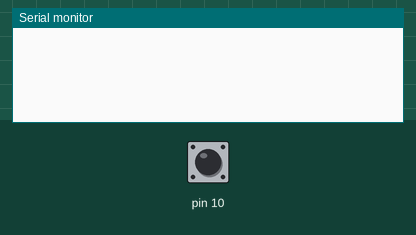
Simulated run of this sketch. Board: Arduino Uno, built with avr-gcc and run on an emulated ATmega328P. On the bench: the last lines printed to the serial monitor. Inputs (shaded band) come from the test bench; at power-on: pin 10 HIGH.

Above: at 1.2 s.
1.3 s: pin 10 pulled LOW for 0.15 s
At 2.5 s:
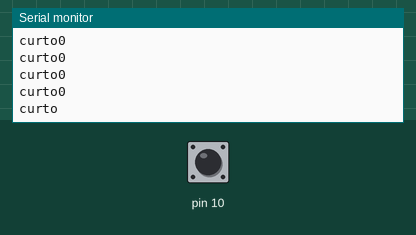
2.9 s: pin 10 driven LOW
At 4.0 s:
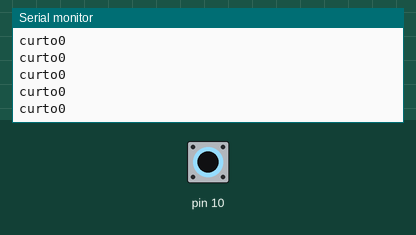

The sketch:

morse_inverso.ino
```cpp
void setup() {
  pinMode(10, INPUT_PULLUP);
  Serial.begin(9600);
}
unsigned long tempo=0, tempo_inicial = 0, temp;
int estado = 0;
void loop() {
  tempo = millis();
  if(digitalRead(10) == 0 && estado == 0){
     estado = 1;
     tempo_inicial = tempo;
  }

  if(digitalRead(10) == 0 && estado == 1){
    temp = (tempo - tempo_inicial);
    Serial.println(temp);
    if(temp <= 150){
      Serial.print("curto");
      estado = 2;
      tempo_inicial = tempo;
    } else {
      Serial.print("longo");
      estado = 3;
      tempo_inicial = tempo;
    }
  }

  if(estado == 2){
    if(digitalRead(10) == 0){
      estado = 4;
      tempo_inicial = tempo;
    }
  }

  if(estado == 3){
    if(digitalRead(10) == 0){
      estado = 5;
      tempo_inicial = tempo;
    }
  }

  if(digitalRead(10) == 0 && estado == 4){ //curto antes
    temp = (tempo - tempo_inicial);
    Serial.println(temp);
    if(temp <= 150){
      Serial.print("curto");
      estado = 2;
      tempo_inicial = tempo;
    } else {
      Serial.print("longo");
      estado = 3;
      tempo_inicial = tempo;
    }
  }

  if(digitalRead(10) == 0 && estado == 4){ //longo antes
    temp = (tempo - tempo_inicial);
    Serial.println(temp);
    if(temp <= 150){
      Serial.print("curto");
      estado = 2;
      tempo_inicial = tempo;
    } else {
      Serial.print("longo");
      estado = 3;
      tempo_inicial = tempo;
    }
  }

}
```

Measured:
- after the input at 1.3 s, the serial monitor: prints a new line at once (image 1)
- after the input at 2.9 s, the serial monitor: prints a new line at once (image 2)
